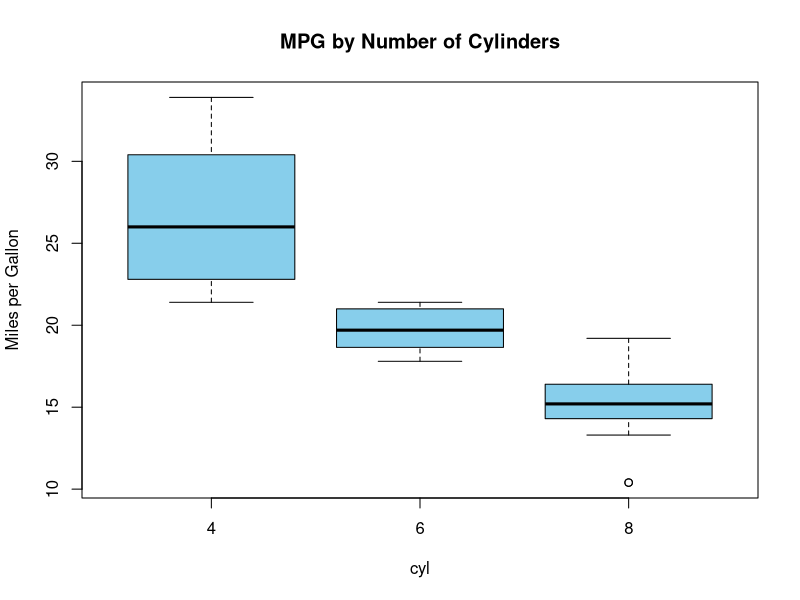

Write the R code that produced this figure.
# data preparation
data(mtcars)
mtcars$cyl <- as.factor(mtcars$cyl)

# boxplot
boxplot(mpg~cyl, data = mtcars, col="skyblue",
        main="MPG by Number of Cylinders", ylab="Miles per Gallon")

# H0: all group means are equal
# H1: at least one group mean is different
# x axis: 4 silindirli, 6 silindirli, 8 silindirli arabalar. factor olarak ayrılmış
# y axis: miles per gallon

# Assumptions
# - observations are independent
# - residuals are normally distributed
# - groups have equal variances

# Assumption tests
anova_model <- aov(mpg~cyl, data=mtcars)  # mpg is dependent, cyl is independent variable

# normality check
shapiro.test(residuals(anova_model))

# note: her aracınn mpg'sinden, ait olduğu silindir grubunun ortalama mpg'sini çıkardık. 
# Bu işlem grup farklarını ortadan kaldırır ve geriye sadece "rastgele dalgalanma" kalır. 
# normallik varsayımı bu dalgalanmayla ilgili. yani anovadaki normality assumption, her grubun
# kendi ortalamasından sapması (yani residual'ı) ile alakalı.


# homogenity of variances
bartlett.test(mpg~cyl, data=mtcars) # p-value is 0.01505 < 0.05. so, we reject H0 which assumes
# the variance between groups is homogeneous. so, the variance between groups are heterogeneous

# ANOVA Results
summary(anova_model) # p value is 4.98e-09 for anova model. so we reject H0 and we can say that there
# is a statistically difference between the means of these three groups in terms of MPG (miles per gallon).

# post hoc test (tukey test) - bir fark olduğuunu gördük, şimdi hangileri arasında var ona bakıyoz
TukeyHSD(anova_model)
# p-values. all of them are less than alpha so all group means differ from each other.
# 6-4 0.0003424
# 8-4 0.0000000
# 8-6 0.0112287
# there is a statistically significant difference between 6-4, 8-4, and 8-6 cylinders in terms of MPG
